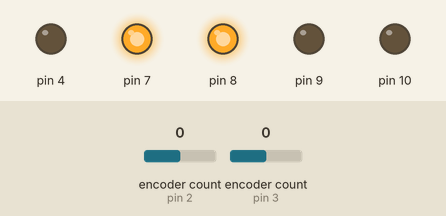
Simulated run of this sketch. Board: Arduino Uno, built with avr-gcc and run on an emulated ATmega328P. Parts: output pins drawn as LEDs (lit = HIGH). The inputs (shaded band) are chosen by the test bench; at power-on: encoder count (sensors on pin 2, pin 3) 0. What the sketch prints to the serial monitor is not drawn.

Above: at 0.1 s.
At 3.1 s:
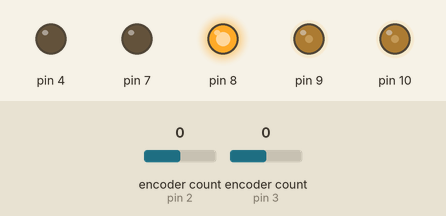
Timing chart, 0 to 4.6 s (numbered marks = the images above):
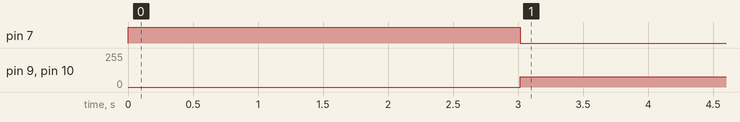

Measured:
- by itself, pin 7: HIGH → LOW at 3.0 s
- by itself, pin 9, pin 10: 0/255 → 76/255 at 3.0 s

The sketch:

Demo1Driver.ino
```cpp
#include "DualMC33926MotorShield.h"
#include "Encoder.h"

//Speed of our loop
#define sampleTime 10
//Maximum angular error used in our Hysteresis
#define angleMaxError 0.4
#define angleMaxErrorI 0.02

//Position PID Values
#define pos_max 0.30
#define umax_ang 0.3


#define pi 3.1415
#define wheelDiameter 6  //Inches
#define full_rotation 3200
#define wheelBase 11.5

DualMC33926MotorShield ms;
Encoder rightMotor(2, 5);
Encoder leftMotor(3, 6);

// test values
#define pos_Kp 0.1
#define pos_Ki 0.5
#define ang_Kp 1
#define ang_Ki 0.5

// Original values
// # define pos_Kp 0.0432
// # define pos_Ki 0.0023
// # define ang_Kp 0.9
// # define ang_Kp 0.00076


//Target setpoint
double pos_Int_Setpoint = 20;  //In Inches
double ang_Setpoint = pi/2;    //In radians

double pos_Setpoint = pos_Int_Setpoint * 1.007;  //Fudges our target distance to get better results
//Variables to hold all of localization
double Tc = 0, Ts = 0, e = 0;
double currentRightMotorEncoder = 0, prevRightMotorEncoder = 0, differenceEncoderRight = 0, rotationDifferenceRight = 0;
double currentLeftMotorEncoder = 0;
double prevLeftMotorEncoder = 0;
double differenceEncoderLeft = 0;
double rotationDifferenceLeft = 0;
double directionalVelocity = 0;
double angularVelocity = 0;
double robotX = 0;
double robotY = 0;
double robotAngle = 0;
double targetPointX = 0;
double targetPointY = 0;
double positionalError = 10;
double angularError = 0;

double sysEnc = 0, pos_I, ang_I;
double sysAngVel = 0, sysPos = 0, sysPosVel = 0, sysAng = 0;
double pos_u = 0, ang_u = 0;

bool state = false;
void setup() {
  Tc = millis();
  ms.init();
  pinMode(4, OUTPUT);
  pinMode(7, OUTPUT);
  pinMode(8, OUTPUT);
  pinMode(9, OUTPUT);
  pinMode(10, OUTPUT);
  digitalWrite(7, HIGH);
  digitalWrite(8, HIGH);
  Serial.begin(115200);
  delay(3000);
}

int sgn(float num) {
  int sign = 1;
  if (num >= 0) {
    sign = 1;
  } else {
    sign = -1;
  }
  return sign;
}

void loop() {

  //This statement will determine if the robot has reached the setpoint by seeing if
  // the postitional error is small enough to stop it.

  if ((positionalError > (pos_Setpoint / 29)) || ((positionalError > 0.1))) {

    //This makes sure that the code is run fro the sample time of 10 ms.

    if (millis() >= Tc + sampleTime) {

      //At first, the previous values will be 0 and as the program goes on, the next value becomes
      // the previous and so on.

      prevRightMotorEncoder = currentRightMotorEncoder;
      currentRightMotorEncoder = rightMotor.read();
      prevLeftMotorEncoder = currentLeftMotorEncoder;
      currentLeftMotorEncoder = leftMotor.read();
      Serial.print("Right encoder ");
      Serial.println(currentRightMotorEncoder);
      Serial.print("left encoder " );
      Serial.println(currentLeftMotorEncoder);

      // This is the difference in counts for the left and right motor by finding the difference between
      // the previous and current values.

      differenceEncoderLeft = -1 * (currentLeftMotorEncoder - prevLeftMotorEncoder);
      differenceEncoderRight = -1 * (currentRightMotorEncoder - prevRightMotorEncoder);

      Serial.print("difference_left " );
      Serial.println(differenceEncoderLeft);
      Serial.print("difference_right " );
      Serial.println(differenceEncoderRight);

      // The rotation difference is taking the difference in motor count, multiplying it by the pi and wheel diameter.
      // We divide it by the total counts which is 3200. This will get us the angle difference for each increment.
      //

      rotationDifferenceLeft = (pi * wheelDiameter * differenceEncoderLeft) / full_rotation;
      rotationDifferenceRight = (pi * wheelDiameter * differenceEncoderRight) / full_rotation;

      Serial.print("rotation difference left " );
      Serial.println(rotationDifferenceLeft);
      Serial.print("rotation difference right " );
      Serial.println(rotationDifferenceRight);

      // We can calculate the angular velocity by finding the difference between the two wheels divided by the wheel base
      // which we have set at 11.5 inches.

      angularVelocity = (rotationDifferenceRight - rotationDifferenceLeft) / wheelBase;

      Serial.print("angularvelocity " );
      Serial.println(angularVelocity);

      // To get the direction velocity in which hte bot travels, is the rotation added from the left and right, multiplied by 1/2 for the two wheels.

      directionalVelocity = (rotationDifferenceRight + rotationDifferenceLeft) * 0.5;

      Serial.print("directionalVelocity " );
      Serial.println(directionalVelocity);

      // From all this math for the direction and angular velocity, we can determine the current x, y, and angle position of the robot.

      robotX += directionalVelocity * cos(robotAngle);
      robotY += directionalVelocity * sin(robotAngle);
      robotAngle += angularVelocity;

      Serial.print("robotX " );
      Serial.println(robotX);
      Serial.print("robotY " );
      Serial.println(robotY);
      Serial.print("robotAngle " );
      Serial.println(robotAngle);


      // This will check the angels, if the angle of the robot is more than pi, that will subtract 2pi
      // the opposite will happen if it is less than negative pi.

      if (robotAngle > (pi)) {
        robotAngle -= 2 * pi;
      }
      if (robotAngle < (-1 * pi)) {
        robotAngle += 2 * pi;
      }

      //Calculate Target Point
      targetPointX = pos_Setpoint * cos(ang_Setpoint);
      targetPointY = pos_Setpoint * sin(ang_Setpoint);


      //Calculate Postion Error
      positionalError = sqrt(sq(targetPointX - robotX) + sq(targetPointY - robotY));


      //Calculate Angular Error
      angularError = atan((targetPointY - robotY) / (targetPointX - robotX)) - robotAngle;


      //Correct Tangent
      if ((targetPointX - robotX) < 0) {
        angularError += pi;
      }


      //Correct Anglular error
      if (angularError > (pi)) {
        angularError -= 2 * pi;
      }
      if (angularError < (-1 * pi)) {
        angularError += 2 * pi;
      }


      if (state) {
        pos_I += Ts * positionalError;
        pos_u = pos_Kp * positionalError + pos_I * pos_Ki;
        ang_I += Ts * angularError;
        ang_u = ang_Kp * angularError + ang_I * ang_Ki;

        if (abs(pos_u) > pos_max) {  //low ang error
          pos_u = sgn(pos_u) * pos_max;
          pos_I = (pos_u - pos_Kp * positionalError) / pos_Ki;
        }

        if (abs(ang_u) > umax_ang) {
          ang_u = sgn(ang_u) * umax_ang;
          ang_I = (ang_I - ang_Ki * angularError) / ang_Ki;
        }

        if (pos_u > 0) {
          //analogWrite(9,0);
          //analogWrite(10,0);
          digitalWrite(7, LOW);
          digitalWrite(8, LOW);
        }


        else {
          //analogWrite(9,0);
          //analogWrite(10,0);
          digitalWrite(7, HIGH);
          digitalWrite(8, HIGH);
        }
        if (true) {
          analogWrite(9, abs(pos_u + (ang_u * 1.5)) * 255);  //12.34
          analogWrite(10, abs(pos_u - (ang_u * 1.5)) * 255);
        }


      } else {  //high angle difference, turn mode
        //ang_u = ang_Kp*angularError;
        ang_I += Ts * angularError;
        ang_u = ang_Kp * angularError + ang_I * ang_Ki;
        if (abs(ang_u) > umax_ang) {
          ang_u = sgn(ang_u) * umax_ang;
          ang_I = (ang_I - ang_Ki * angularError) / ang_Ki;
        }
        //Perform different motor commands depending on if error is positive or negative
        if (angularError < 0) {
          analogWrite(9, (abs(ang_u) * 255));  //12.34
          analogWrite(10, (abs(ang_u) * 255));
          digitalWrite(7, HIGH);
          digitalWrite(8, LOW);
        } else {
          analogWrite(9, (abs(ang_u) * 255));  //12.34
          analogWrite(10, (abs(ang_u) * 255));
          digitalWrite(7, LOW);
          digitalWrite(8, HIGH);

        }
      }


      Ts = millis() - Tc;
      Tc = millis();
    }


    //Serial.println(angularError);
  } else {


    analogWrite(9, (0));  //12.34
    analogWrite(10, (0));


  }

}
```
